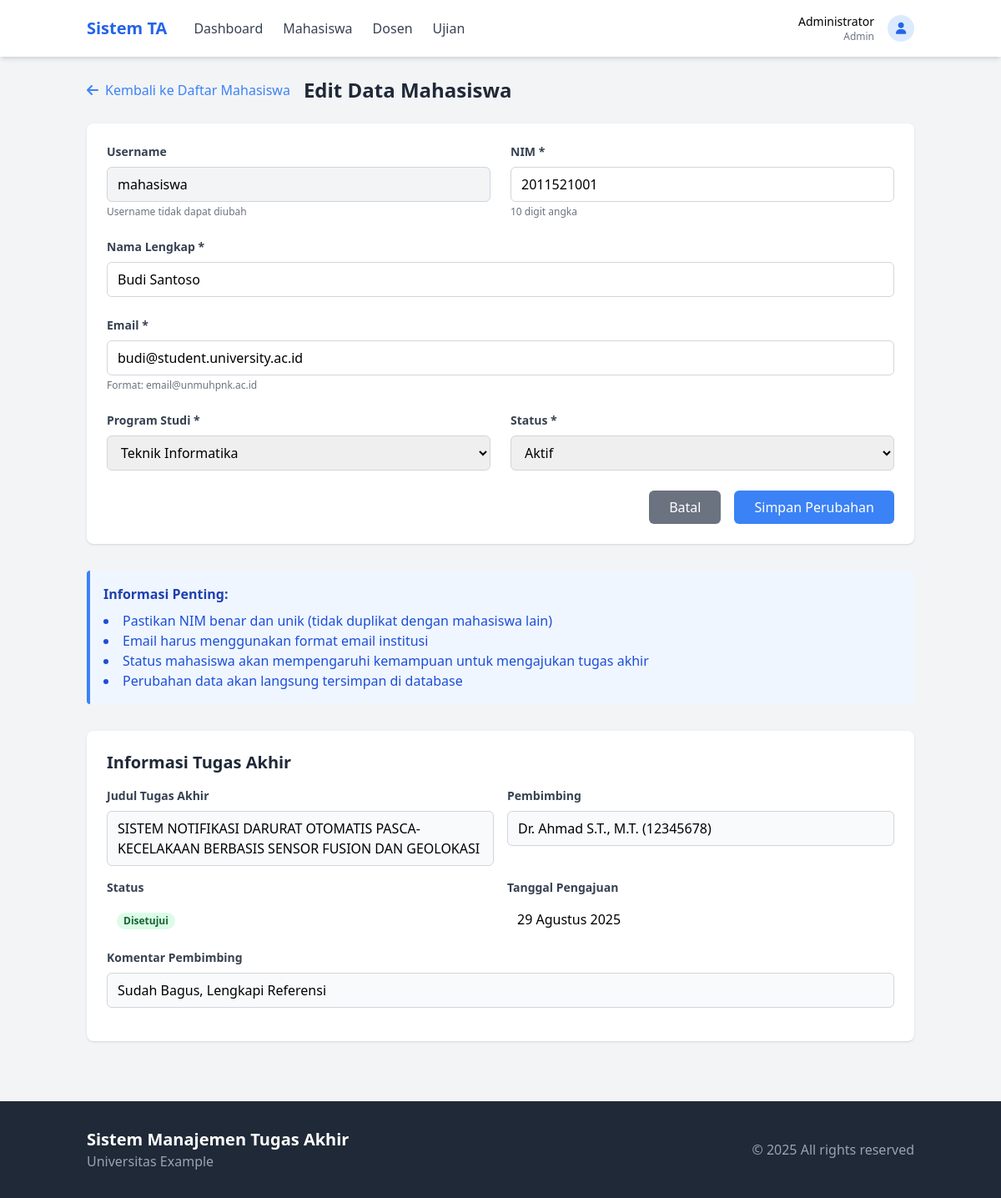
The page /modules/admin/edit_mahasiswa.php?id=1 (signed in) on the database its author committed.
### tables this page shows
CREATE TABLE IF NOT EXISTS `mahasiswa` (
  `id` int NOT NULL AUTO_INCREMENT,
  `user_id` int DEFAULT NULL,
  `nim` varchar(10) NOT NULL,
  `prodi` varchar(50) NOT NULL,
  `status` enum('Aktif','Cuti','Lulus') DEFAULT 'Aktif',
  PRIMARY KEY (`id`),
  UNIQUE KEY `nim` (`nim`),
  KEY `user_id` (`user_id`),
  CONSTRAINT `mahasiswa_ibfk_1` FOREIGN KEY (`user_id`) REFERENCES `users` (`id`) ON DELETE CASCADE
);

CREATE TABLE IF NOT EXISTS `users` (
  `id` int NOT NULL AUTO_INCREMENT,
  `username` varchar(50) NOT NULL,
  `password` varchar(255) NOT NULL,
  `role` enum('admin','dosen','mahasiswa') NOT NULL,
  `nama` varchar(100) NOT NULL,
  `email` varchar(100) NOT NULL,
  `created_at` timestamp NULL DEFAULT CURRENT_TIMESTAMP,
  PRIMARY KEY (`id`),
  UNIQUE KEY `username` (`username`)
);

CREATE TABLE IF NOT EXISTS `tugas_akhir` (
  `id` int NOT NULL AUTO_INCREMENT,
  `mahasiswa_id` int DEFAULT NULL,
  `dosen_id` int DEFAULT NULL,
  `judul` varchar(255) NOT NULL,
  `deskripsi` text,
  `proposal_path` varchar(255) DEFAULT NULL,
  `status` enum('Diajukan','Review','Disetujui','Ditolak','Selesai') DEFAULT 'Diajukan',
  `tanggal_pengajuan` timestamp NULL DEFAULT CURRENT_TIMESTAMP,
  `catatan_dosen` text,
  PRIMARY KEY (`id`),
  KEY `mahasiswa_id` (`mahasiswa_id`),
  KEY `dosen_id` (`dosen_id`),
  CONSTRAINT `tugas_akhir_ibfk_1` FOREIGN KEY (`mahasiswa_id`) REFERENCES `mahasiswa` (`id`) ON DELETE CASCADE,
  CONSTRAINT `tugas_akhir_ibfk_2` FOREIGN KEY (`dosen_id`) REFERENCES `dosen` (`id`) ON DELETE SET NULL
);

CREATE TABLE IF NOT EXISTS `dosen` (
  `id` int NOT NULL AUTO_INCREMENT,
  `user_id` int DEFAULT NULL,
  `nidn` varchar(20) NOT NULL,
  `bidang_keahlian` varchar(100) NOT NULL,
  `peran` enum('Pembimbing','Penguji','Keduanya') NOT NULL,
  PRIMARY KEY (`id`),
  UNIQUE KEY `nidn` (`nidn`),
  KEY `user_id` (`user_id`),
  CONSTRAINT `dosen_ibfk_1` FOREIGN KEY (`user_id`) REFERENCES `users` (`id`) ON DELETE CASCADE
);

### includes/functions.php (called while the page is built, shortened)
<?php
function getStatusBadgeClass($status) {
    switch ($status) {
        case 'Disetujui':
        case 'Dikonfirmasi':
        case 'Selesai':
        case 'Lulus':
        case 'Aktif':
            return 'bg-green-100 text-green-800';
    }
}
function formatTanggal($date) {
    $months = [
        'Januari', 'Februari', 'Maret', 'April', 'Mei', 'Juni',
        'Juli', 'Agustus', 'September', 'Oktober', 'November', 'Desember'
    ];
    $time = strtotime($date);
    return date('d', $time) . ' ' . $months[date('n', $time) - 1] . ' ' . date('Y', $time);
}
?>

### modules/admin/edit_mahasiswa.php (the view, shortened to what this page needs)
<?php
require_once '../../includes/config.php';
require_once '../../includes/functions.php';
$mahasiswa_id = $_GET['id'];
$stmt = $pdo->prepare("
    SELECT m.*, u.username, u.nama, u.email
    FROM mahasiswa m
    JOIN users u ON m.user_id = u.id
    WHERE m.id = ?
");
$stmt->execute([$mahasiswa_id]);
$mahasiswa = $stmt->fetch(PDO::FETCH_ASSOC);
?>
<!DOCTYPE html>
<html lang="id">
<head>
    <script src="https://cdn.tailwindcss.com"></script>
    <link rel="stylesheet" href="https://cdnjs.cloudflare.com/ajax/libs/font-awesome/6.0.0/css/all.min.css">
</head>
<body class="bg-gray-100">
    <?php include '../../includes/header.php'; ?>
    <div class="container mx-auto px-4 py-6">
        <div class="flex items-center mb-6">
            <a href="<?php 'BASE_URL'?>/modules/admin/mahasiswa.php" class="text-blue-500 hover:text-blue-700 flex items-center">
                <i class="fas fa-arrow-left mr-2"></i> Kembali ke Daftar Mahasiswa
            </a>
            <h1 class="text-2xl font-bold text-gray-800 ml-4">Edit Data Mahasiswa</h1>
        </div>
        <div class="bg-white rounded-lg shadow p-6">
            <form method="POST" action="">
                <div class="grid grid-cols-1 md:grid-cols-2 gap-6 mb-6">
                    <div>
                        <label class="block text-gray-700 text-sm font-bold mb-2" for="username">Username</label>
                        <input type="text" id="username" value="<?php echo htmlspecialchars($mahasiswa['username']); ?>" disabled class="w-full px-3 py-2 border border-gray-300 rounded-md bg-gray-100">
                        <p class="text-gray-500 text-xs mt-1">Username tidak dapat diubah</p>
                    </div>
                    <div>
                        <label class="block text-gray-700 text-sm font-bold mb-2" for="nim">NIM *</label>
                        <input type="text" id="nim" name="nim" value="<?php echo htmlspecialchars($mahasiswa['nim']); ?>" required pattern="[0-9]{10}" class="w-full px-3 py-2 border border-gray-300 rounded-md focus:outline-none focus:ring-2 focus:ring-blue-500">
                        <p class="text-gray-500 text-xs mt-1">10 digit angka</p>
                    </div>
                </div>
                <div class="mb-6">
                    <label class="block text-gray-700 text-sm font-bold mb-2" for="nama">Nama Lengkap *</label>
                    <input type="text" id="nama极" name="nama" value="<?php echo htmlspecialchars($mahasiswa['nama']); ?>" required class="w-full px-3 py-2 border border-gray-300 rounded-md focus:outline-none focus:ring-2 focus:ring-blue-500">
                </div>
                <div class="mb-6">
                    <label class="block text-gray-700 text-sm font-bold mb-2" for="email">Email *</label>
                    <input type="email" id="email" name="email" value="<?php echo htmlspecialchars($mahasiswa['email']); ?>" required class="w-full px-3 py-2 border border-gray-300 rounded-md focus:outline-none focus:ring-2 focus:ring-blue-500">
                    <p class="text-gray-500 text-xs mt-1">Format: email@unmuhpnk.ac.id</p>
                </div>
                <div class="grid grid-cols-1 md:grid-cols-2 gap-6 mb-6">
                    <div>
                        <label class="block text-gray-700 text-sm font-bold mb-2" for="prodi">Program Studi *</label>
                        <select id="prodi" name="prodi" required class="w-full px-3 py-2 border border-gray-300 rounded-md focus:outline-none focus:ring-2 focus:ring-blue-500">
                            <option value="Teknik Informatika" <?php echo $mahasiswa['prodi'] === 'Teknik Informatika' ? 'selected' : ''; ?>>Teknik Informatika</option>
                        </select>
                    </div>
                    <div>
                        <label class="block text-gray-700 text-sm font-bold mb-2" for="status">Status *</label>
                        <select id="status" name="status" required class="w-full px-3 py-2 border border-gray-300 rounded-md focus:outline-none focus:ring-2 focus:ring-blue-500">
                            <option value="Aktif" <?php echo $mahasiswa['status'] === 'Aktif' ? 'selected' : ''; ?>>Aktif</option>
                        </select>
                    </div>
                </div>
                <div class="flex justify-end space-x-4">
                    <a href="<?php 'BASE_URL'?>/modules/admin/mahasiswa.php" class="bg-gray-500 text-white px-6 py-2 rounded-md hover:bg-gray-600 transition">
                        Batal
                    </a>
                    <button type="submit" name="update_mahasiswa" class="bg-blue-500 text-white px-6 py-2 rounded-md hover:bg-blue-600 transition">
                        Simpan Perubahan
                    </button>
                </div>
            </form>
        </div>
        <div class="mt-8 bg-blue-50 border-l-4 border-blue-500 p-4 rounded">
            <h3 class="font-bold text-blue-800 mb-2">Informasi Penting:</h3>
            <ul class="list-disc list-inside text-blue-700">
                <li>Pastikan NIM benar dan unik (tidak duplikat dengan mahasiswa lain)</li>
                <li>Email harus menggunakan format email institusi</li>
                <li>Status mahasiswa akan mempengaruhi kemampuan untuk mengajukan tugas akhir</li>
                <li>Perubahan data akan langsung tersimpan di database</li>
            </ul>
        </div>
        <div class="mt-8 bg-white rounded-lg shadow p-6">
            <h2 class="text-xl font-bold text-gray-800 mb-4">Informasi Tugas Akhir</h2>
            <?php
            $stmt = $pdo->prepare("
                SELECT ta.*, d.nidn, u.nama as dosen_nama
                FROM tugas_akhir ta
                LEFT JOIN dosen d ON ta.dosen_id = d.id
                LEFT JOIN users u ON d.user_id = u.id
                WHERE ta.mahasiswa_id = ?
            ");
            $stmt->execute([$mahasiswa_id]);
            $tugas_akhir = $stmt->fetch(PDO::FETCH_ASSOC);
            ?>
            <?php if ($tugas_akhir): ?>
                <div class="grid grid-cols-1 md:grid-cols-2 gap-4 mb-4">
                    <div>
                        <label class="block text-gray-700 text-sm font-bold mb-2">Judul Tugas Akhir</label>
                        <p class="px-3 py-2 border border-gray-300 rounded-md bg-gray-50"><?php echo htmlspecialchars($tugas_akhir['judul']); ?></p>
                    </div>
                    <div>
                        <label class="block text-gray-700 text-sm font-bold mb-2">Pembimbing</label>
                        <p class="px-3 py-2 border border-gray-300 rounded-md bg-gray-50">
                            <?php echo $tugas_akhir['dosen_nama'] ? htmlspecialchars($tugas_akhir['dosen_nama']) . ' (' . htmlspecialchars($tugas_akhir['nidn']) . ')' : 'Belum ditentukan'; ?>
                        </p>
                    </div>
                </div>
                <div class="grid grid-cols-1 md:grid-cols-2 gap-4 mb-4">
                    <div>
                        <label class="block text-gray-700 text-sm font-bold mb-2">Status</label>
                        <div class="px-3 py-2">
                            <?php $statusClass = getStatusBadgeClass($tugas_akhir['status']); ?>
                            <span class="px-2 inline-flex text-xs leading-5 font-semibold rounded-full <?php echo $statusClass; ?>">
                                <?php echo $tugas_akhir['status']; ?>
                            </span>
                        </div>
                    </div>
                    <div>
                        <label class="block text-gray-700 text-sm font-bold mb-2">Tanggal Pengajuan</label>
                        <p class="px-3 py-2"><?php echo formatTanggal($tugas_akhir['tanggal_pengajuan']); ?></p>
                    </div>
                </div>
                <?php if ($tugas_akhir['catatan_dosen']): ?>
                    <div class="mb-4">
                        <label class="block text-gray-700 text-sm font-bold mb-2">Komentar Pembimbing</label>
                        <p class="px-3 py-2 border border-gray-300 rounded-md bg-gray-50"><?php echo htmlspecialchars($tugas_akhir['catatan_dosen']); ?></p>
                    </div>
                <?php endif; ?>
            <?php endif; ?>
        </div>
    </div>
    <?php include '../../includes/footer.php'; ?>
</body>
</html>

### rows shown on the page
mahasiswa: user.username "mahasiswa", nim "2011521001", nama "Budi Santoso", email "budi@student.university.ac.id", prodi "Teknik Informatika", status "Aktif"
tugas_akhir: judul "SISTEM NOTIFIKASI DARURAT OTOMATIS PASCA-KECELAKAAN BERBASIS SENSOR FUSION DAN GEOLOKASI", users.nama "Dr. Ahmad S.T., M.T.", dosen.nidn "12345678", status "Disetujui", tanggal_pengajuan "29 Agustus 2025", catatan_dosen "Sudah Bagus, Lengkapi Referensi"

### other values the page prints
$_SESSION['user_name'] "Administrator"
$_SESSION['user_role'] "Admin"
